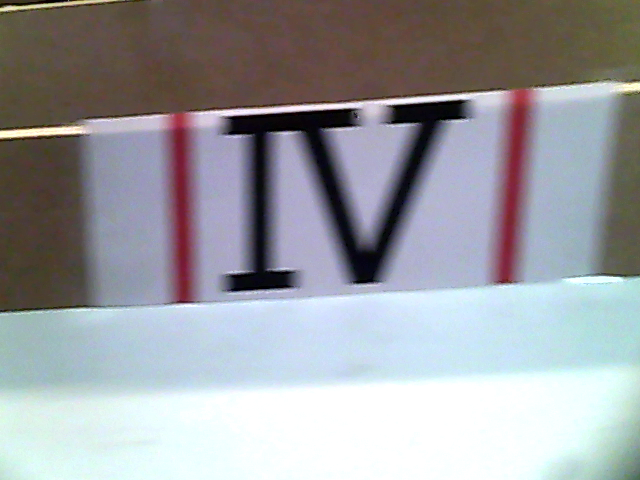
#> input picture RomanNumberDetector/numbers/1.png, 640 x 480 px
$ python -i RomanDetector5.py   (imports and definitions only)   (older library calls are emulated)
#> lines starting #> are read from the running program, lines starting #| are printed output that depends on the picture; after the words box and inside, x2 and y2 are one past the last pixel; in counts of white or black regions, pixels touching at a corner belong together
#> further down, picture is the input picture: shape (480, 640, 3); mean B, G, R 161.1, 156.7, 155.1
### RomanNumberDetector/crop.py
import cv2
import numpy as np
import os, os.path
import time

def order_points(pts):
    # initialzie a list of coordinates that will be ordered
    # such that the first entry in the list is the top-left,
    # the second entry is the top-right, the third is the
    # bottom-right, and the fourth is the bottom-left
    rect = np.zeros((4, 2), dtype="float32")

    # the top-left point will have the smallest sum, whereas
    # the bottom-right point will have the largest sum
    s = pts.sum(axis=1)
    rect[0] = pts[np.argmin(s)]
    rect[2] = pts[np.argmax(s)]

    # now, compute the difference between the points, the
    # top-right point will have the smallest difference,
    # whereas the bottom-left will have the largest difference
    diff = np.diff(pts, axis=1)
    rect[1] = pts[np.argmin(diff)]
    rect[3] = pts[np.argmax(diff)]

    # return the ordered coordinates
    return rect


def four_point_transform(image, pts):
    # obtain a consistent order of the points and unpack them
    # individually
    rect = order_points(pts)
    (tl, tr, br, bl) = rect

    # compute the width of the new image, which will be the
    # maximum distance between bottom-right and bottom-left
    # x-coordiates or the top-right and top-left x-coordinates

    widthA = np.sqrt(((br[0] - bl[0]) ** 2) + ((br[1] - bl[1]) ** 2))
    widthB = np.sqrt(((tr[0] - tl[0]) ** 2) + ((tr[1] - tl[1]) ** 2))
    maxWidth = max(int(widthA), int(widthB))

    # compute the height of the new image, which will be the
    # maximum distance between the top-right and bottom-right
    # y-coordinates or the top-left and bottom-left y-coordinates
    heightA = np.sqrt(((tr[0] - br[0]) ** 2) + ((tr[1] - br[1]) ** 2))
    heightB = np.sqrt(((tl[0] - bl[0]) ** 2) + ((tl[1] - bl[1]) ** 2))
    maxHeight = max(int(heightA), int(heightB))

    # now that we have the dimensions of the new image, construct
    # the set of destination points to obtain a "birds eye view",
    # (i.e. top-down view) of the image, again specifying points
    # in the top-left, top-right, bottom-right, and bottom-left
    # order
    dst = np.array([
        [0, 0],
        [maxWidth - 1, 0],
        [maxWidth - 1, maxHeight - 1],
        [0, maxHeight - 1]], dtype="float32")

    # compute the perspective transform matrix and then apply it
    M = cv2.getPerspectiveTransform(rect, dst)
    warped = cv2.warpPerspective(image, M, (maxWidth, maxHeight))

    # return the warped image
    return warped


class ColorFilter():
    frame = ''
    hsv = ''
    mask = ''
    res  = ''
    blurred = ''
    closing = ''

    l_black = np.array([0, 0, 0])
    u_black = np.array([220, 50, 100])

    # lower mask (0-10)
    lower_red = np.array([0, 100, 10])
    upper_red = np.array([10, 255, 255])

    # upper mask (170-180)
    lower_red = np.array([170, 100, 100])
    upper_red = np.array([179, 255, 255])

    def __init__(self, frame):
        self.frame = frame

    def resizeImg(self):
        self.frame = cv2.resize(self.frame, (400, 400))

    def filterRed(self):
        self.hsv = cv2.cvtColor(self.frame, cv2.COLOR_BGR2HSV)
        mask0 = cv2.inRange(self.hsv, self.lower_red, self.upper_red)
        mask1 = cv2.inRange(self.hsv, self.lower_red, self.upper_red)
        mask = mask0 + mask1
        red_hue_image = cv2.addWeighted(mask0, 1.0, mask1, 1.0, 0.0)
        test = cv2.GaussianBlur(red_hue_image, (9, 9), 0)

        self.mask = red_hue_image

        self.res = cv2.bitwise_and(self.frame, self.frame, mask=self.mask)

    # [4 lines left out: function filterBlack, not called in this run]

    def closing(self, img):
        kernel = np.ones((15,15),np.uint8)
        self.closing = cv2.morphologyEx(img, cv2.MORPH_CLOSE, kernel)

    def smothAndBlur(self, which):
        self.blurred = cv2.GaussianBlur(which, (5, 5), 0)

    def showImg(self, WindowName ,which):
        cv2.imshow(WindowName, which)

class ShapeDetecter():
    frame = ''
    mask = ''
    cnts = 0

    x1 = 0
    x2 = 0

    y1 = 0
    y2 = 0

    radius1 = 0
    radius2 = 0

    pts = 0

    def __init__(self, frame, mask):
        self.frame = frame
        self.mask = mask

    def analyse(self):
        frame = cv2.cvtColor(self.frame, cv2.COLOR_BGR2GRAY)
        dst = cv2.fastNlMeansDenoising(frame, None, 20, 7, 21)
        dst = cv2.bilateralFilter(dst, 9, 75, 75)
        #frame = cv2.GaussianBlur(dst, (5, 5), 0)
        ret, thresh = cv2.threshold(dst, 0, 255, cv2.THRESH_BINARY + cv2.THRESH_OTSU)
        #thresh = cv2.adaptiveThreshold(dst, 255, cv2.ADAPTIVE_THRESH_MEAN_C, \
        #                            cv2.THRESH_BINARY, 11, 2)
        #thresh = cv2.adaptiveThreshold(dst, 255, cv2.ADAPTIVE_THRESH_GAUSSIAN_C, \
        #                      cv2.THRESH_BINARY, 11, 2)

        self.frame = thresh

        # cv2.imshow("closing", thresh)

        kernel = np.ones((5, 5), np.uint8)

        #same as in RomanDetector 5 for redBars
        opening = cv2.morphologyEx(self.mask, cv2.MORPH_OPEN, kernel, iterations=1)
        closing = cv2.morphologyEx(opening, cv2.MORPH_CLOSE, kernel, iterations=5)

        blur = cv2.GaussianBlur(closing, (5, 5), 0)
        ret, thresh = cv2.threshold(blur, 0, 255, cv2.THRESH_BINARY + cv2.THRESH_OTSU)

        edges = cv2.Canny(blur, ret / 2, ret)
        edges = cv2.dilate(edges, kernel, iterations=3)
        edges = cv2.morphologyEx(edges, cv2.MORPH_CLOSE, kernel, iterations=5)

        # Get Contours
        _, contours, hierarchy = cv2.findContours(edges, cv2.RETR_TREE, cv2.CHAIN_APPROX_SIMPLE)

        #### change between 1 - 5
        if len(contours) > 1:
            areaArray = []

            for i, c in enumerate(contours):
                area = cv2.contourArea(c)
                areaArray.append(area)

            sorteddate = sorted(zip(areaArray, contours), key=lambda x: x[0], reverse=True)

            largestcontour = sorteddate[0][1]
            secondlagestcontour = sorteddate[1][1]

            # find minimum area
            rect = cv2.minAreaRect(largestcontour)
            # calculate coordinates of the minimum area rectangle
            box = cv2.boxPoints(rect)
            # normalize coordinates to integers
            box_1 = np.int0(box)

            (x, y), radius = cv2.minEnclosingCircle(largestcontour)
            # cast to integers
            center = (int(x), int(y))
            self.x1 = x
            self.y1 = y
            radius = int(radius)
            self.radius1 = radius

            # find minimum area
            rect = cv2.minAreaRect(secondlagestcontour)
            # calculate coordinates of the minimum area rectangle
            box = cv2.boxPoints(rect)
             # normalize coordinates to integers
            box_2 = np.int0(box)

            # calculate center and radius of minimum enclosing circle
            (x, y), radius = cv2.minEnclosingCircle(secondlagestcontour)
            # cast to integers
            center = (int(x), int(y))
            self.x2 = x
            self.y2 = y
            radius = int(radius)
            self.radius2 = radius

            box_1 = order_points(box_1)
            box_2 = order_points(box_2)

            if(self.x2 > self.x1):
                tl = box_1[1]
                bl = box_1[2]
                tr = box_2[0]
                br = box_2[3]

            else:
                tl = box_2[1]
                bl = box_2[2]
                tr = box_1[0]
                br = box_1[3]

            pts = np.vstack((tl,tr,bl,br)).squeeze()

            warped = four_point_transform(self.frame, pts)

            blur = cv2.GaussianBlur(warped, (5, 5), 0)
            ret, thresh = cv2.threshold(blur, 127, 255, cv2.THRESH_BINARY_INV + cv2.THRESH_OTSU)

            height, width = thresh.shape

            #thresh = cv2.resize(thresh, (2 * width, 2 * height), interpolation=cv2.INTER_CUBIC)

            thresh = thresh[10:height-10, 10:width-10]

            height, width = thresh.shape

            #cv2.imshow("thresh", thresh)

            im2, contours, hierarchy = cv2.findContours(thresh, cv2.RETR_TREE, cv2.CHAIN_APPROX_SIMPLE)

            # only keep the largest contours
            contours = sorted(contours, key=cv2.contourArea, reverse=True)[:1]

            for c in contours:
                rect = cv2.boundingRect(c)
                rect = cv2.minAreaRect(c)
                box = cv2.boxPoints(rect)
                box = np.int0(box)

                #(x, y), radius = cv2.minEnclosingCircle(c)

                c = max(contours, key=cv2.contourArea)

                try:
                    yStart = np.amin(c, axis=0)[0][1]
                    yEnd = np.amax(c, axis=0)[0][1]

                    #xStart = np.amin(c, axis=0)[0][0]
                    #xEnd = np.amax(c, axis=0)[0][0]
                except:
                    yStart = 0
                    yEnd = 0
                    xStart = 0
                    xEnd = 0

            try:
                pts1 = np.float32([[40, yStart], [width-40, yStart], [40, yEnd], [width-40, yEnd]])
                pts2 = np.float32([[0, 0], [width*2, 0], [0, 400], [width*2, 400]])
                M = cv2.getPerspectiveTransform(pts1, pts2)
                warped = cv2.warpPerspective(thresh, M, (width*2, 400))

            except:
                warped = warped

            kernel = np.ones((5, 5), np.uint8)
            opening = cv2.morphologyEx(warped, cv2.MORPH_OPEN, kernel, iterations = 1)
            closing = cv2.morphologyEx(opening, cv2.MORPH_CLOSE, kernel, iterations = 1)
            #erosion = cv2.erode(closing, kernel, iterations=1)

            i = time.clock()
            ##test
            path = os.path.join(os.path.dirname(os.path.realpath(__file__)), "numbers")
            completePath = path + "/" + str(i) + ".tiff"

            #store in folder
            #cv2.imwrite(completePath, closing)

            #cv2.imshow("closing", closing)

            return closing

### RomanNumberDetector/analyse.py
#analyse the cropped Images

import cv2
from RomanNumberDetector import roi_number

def countConnectedComponents(img):
    # You need to choose 4 or 8 for connectivity type
    connectivity = 8
    # Perform the operation
    output = cv2.connectedComponentsWithStats(img, connectivity, cv2.CV_32S)
    # Get the results
    # The first cell is the number of labels
    num_labels = output[0]

    #also counts the background, so -1
    count = num_labels -1
    countedComponents.append(count)

countedComponents = []

def analyseNumber(image):
    countedComponents.clear()

    ###roi
    crop_Array = []
    crop_Array = roi_number.cropNumber(image)

    try:
        countConnectedComponents(crop_Array[0])
        countConnectedComponents(crop_Array[1])
        countConnectedComponents(crop_Array[2])
        countConnectedComponents(crop_Array[3])

        print(countedComponents)

        if (countedComponents[1] == 3 and countedComponents[3] == 2):
            #print(4)
            return 4
        elif (countedComponents[1] == 3 and countedComponents[2] == 3):
            #print(3)
            return 3
        elif (countedComponents[0] == 2 and countedComponents[1] == 2 and countedComponents[2] == 2 and countedComponents[3] == 2) or (countedComponents[0] == 1 and countedComponents[1] == 2 and countedComponents[2] == 2 and countedComponents[3] == 1):
            #print(2)
            return 2
        elif (countedComponents[0] == 2 and countedComponents[1] == 2 and countedComponents[3] == 1):
            #print(5)
            return 5
        elif (countedComponents[1] == 1 and countedComponents[2] == 1):
            #print(1)
            return 1
        else:
            return 0

    except:
        return 0

### RomanNumberDetector/roi_number.py
import cv2
import numpy as np

def cropNumber(image):
    #im = cv2.imread(image)
    im = image
    #imgray = cv2.cvtColor(im, cv2.COLOR_BGR2GRAY)
    ret, thresh = cv2.threshold(im, 127, 255, 0)
    im2, contours, hierarchy = cv2.findContours(thresh, cv2.RETR_TREE, cv2.CHAIN_APPROX_SIMPLE)

    #only keep the largest contours
    contours = sorted(contours, key=cv2.contourArea, reverse=True)[:1]

    for c in contours:
        rect = cv2.boundingRect(c)
        rect = cv2.minAreaRect(c)
        box = cv2.boxPoints(rect)
        box = np.int0(box)

        (x, y), radius = cv2.minEnclosingCircle(c)

        c = max(contours, key=cv2.contourArea)

        # get min and max corrdinates
        yStart = np.amin(c, axis=0)[0][1]
        yEnd = np.amax(c, axis=0)[0][1]

        h_new = yEnd - yStart

    try:
        _ ,width = im.shape
    except:
        width = 0

    cropArray = []

    try:
        cropImg_top_top = im[(int)(yStart):(int)(yEnd - 3 * h_new / 4), 0:width]

        cropImg_top = im[(int)(yStart + h_new / 4):(int)(yEnd - h_new / 2), 0:width]

        cropImg_bottom = im[(int)(yStart + h_new / 2):(int)(yEnd - h_new / 4), 0:width]
        cropImg_bottom_bottom = im[((int)(yStart + (int)(3 * h_new / 4))):(yEnd), 0:width]

        cropArray.append(cropImg_top_top)
        cropArray.append(cropImg_top)
        cropArray.append(cropImg_bottom)
        cropArray.append(cropImg_bottom_bottom)

        # [4 lines of commented-out code are left out]

        return cropArray

    except:
        return cropArray

### RomanNumberDetector/RomanDetector5.py
#OpenCV3
#21.05.17
#main

import cv2
import numpy as np
from RomanNumberDetector import crop, analyse

import sys

sys.path.append(".") # make script callable from project directory
sys.path.append("..") # make script callable from bin directory

class RomanDetector5():

    frame = None
    cropped = []
    detectedNumber = []
    hasCharacterBeenEvaluated = False

    detectedRomanBars = []

    '''
    To be called for Number
    '''
    def startNumberDetection(self, frame):
        self.frame = frame
        return self.capture(self.frame)

    '''
    Search for 2 RedBars and take a picture
    when the first picture is taken, set timeout
    after 5 pictures taken or 2 seconds return
    '''
    def capture(self,frame):
        self.detectedRomanBars.clear()

        if not self.hasCharacterBeenEvaluated:
            hsv = cv2.cvtColor(frame, cv2.COLOR_BGR2HSV)
#> hsv: shape (480, 640, 3); mean H, S, V 78.9, 51.3, 171.2
            # define range of red color in HSV

            # lower mask (0-10)
            lower_red = np.array([0, 100, 10])
            upper_red = np.array([10, 255, 255])
            mask0 = cv2.inRange(hsv, lower_red, upper_red)
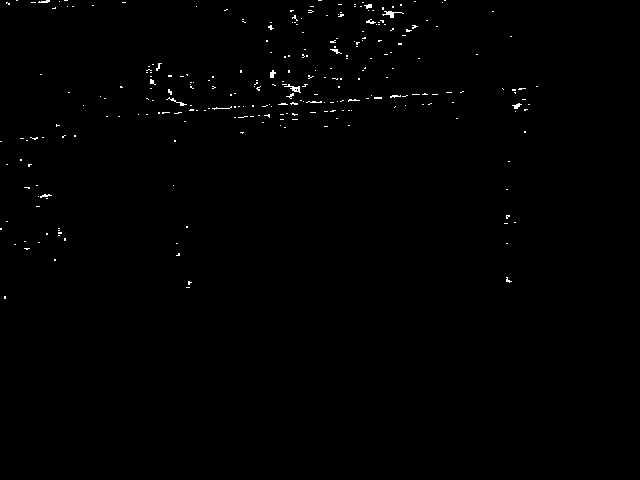
#> mask0: shape (480, 640); 0.49% white in thin lines or dots, all inside (x1, y1, x2, y2) = (0, 0, 538, 299)

            # upper mask (170-180)
            lower_red = np.array([170, 100, 100])
            upper_red = np.array([179, 255, 255])
            mask1 = cv2.inRange(hsv, lower_red, upper_red)
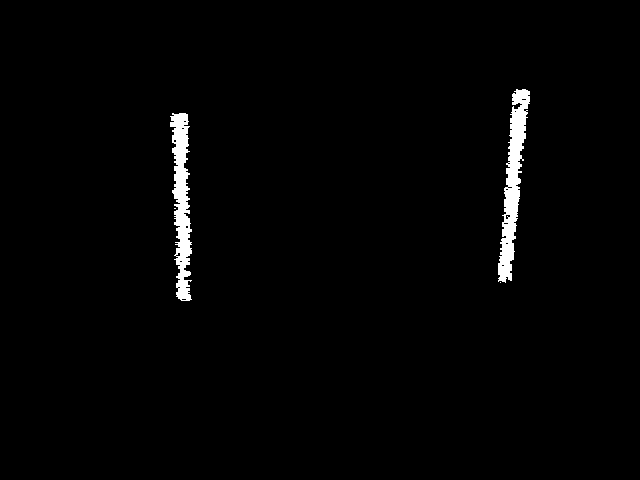
#> mask1: shape (480, 640); 1.6% white; 4 white regions (2 under 20 px), largest, box (x1, y1, x2, y2) and area: (498, 89, 530, 283) 2588, (170, 113, 192, 301) 2418

            # Combine Masks
            mask = mask0 + mask1
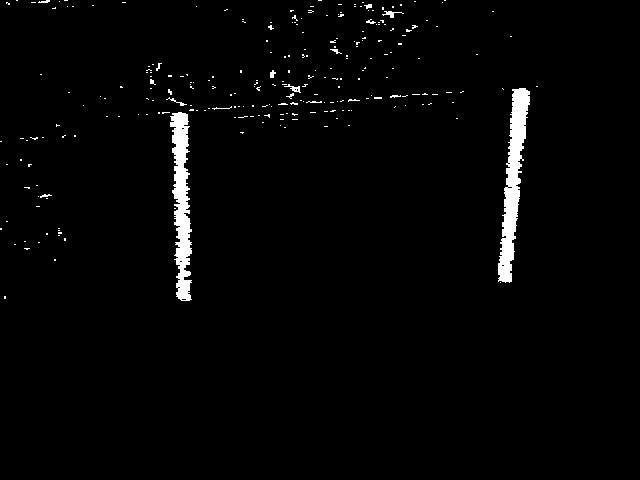
#> mask: shape (480, 640); 2.1% white; 248 white regions (232 under 20 px), largest, box (x1, y1, x2, y2) and area: (498, 88, 530, 283) 2696, (170, 112, 192, 301) 2462, (382, 11, 404, 18) 58
            red_hue_image = cv2.addWeighted(mask0, 1.0, mask1, 1.0, 0.0)

            kernel = np.ones((5, 5), np.uint8)
            opening = cv2.morphologyEx(red_hue_image, cv2.MORPH_OPEN, kernel, iterations = 2)
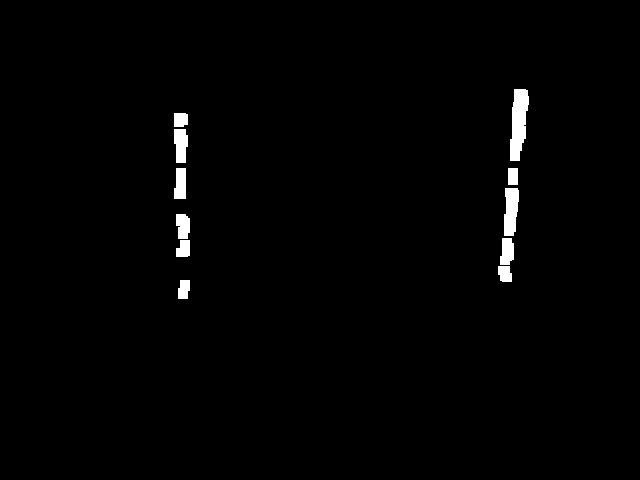
#> opening: shape (480, 640); 1.3% white; 11 white regions, largest, box (x1, y1, x2, y2) and area: (510, 89, 529, 161) 970, (504, 188, 519, 236) 590, (174, 129, 188, 163) 394
            #closing = cv2.morphologyEx(opening, cv2.MORPH_CLOSE, kernel, iterations = 5)

            blur = cv2.GaussianBlur(opening, (5, 5), 0)
            ret, thresh = cv2.threshold(blur, 0, 255, cv2.THRESH_BINARY + cv2.THRESH_OTSU)
#> thresh: shape (480, 640); 1.3% white; 9 white regions, largest, box (x1, y1, x2, y2) and area: (510, 89, 529, 161) 977, (504, 188, 519, 236) 592, (498, 238, 514, 282) 522
#> ret = 110

            edges = cv2.Canny(blur, ret / 2, ret)
#> edges: shape (480, 640); 0.28% white in thin lines or dots, all inside (x1, y1, x2, y2) = (173, 88, 529, 299)
            edges = cv2.dilate(edges, kernel, iterations=3)
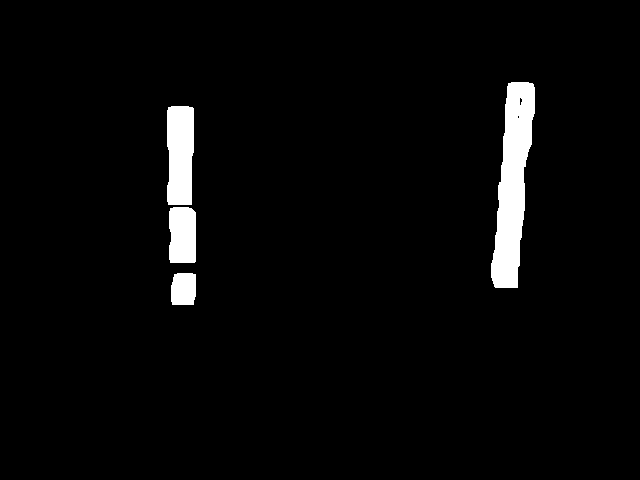
#> edges: shape (480, 640); 3.3% white; 4 white regions, box (x1, y1, x2, y2) and area: (491, 82, 535, 288) 5449, (167, 106, 194, 205) 2486, (169, 207, 196, 263) 1458, (171, 273, 196, 305) 753
            edges = cv2.morphologyEx(edges, cv2.MORPH_CLOSE, kernel, iterations=10)
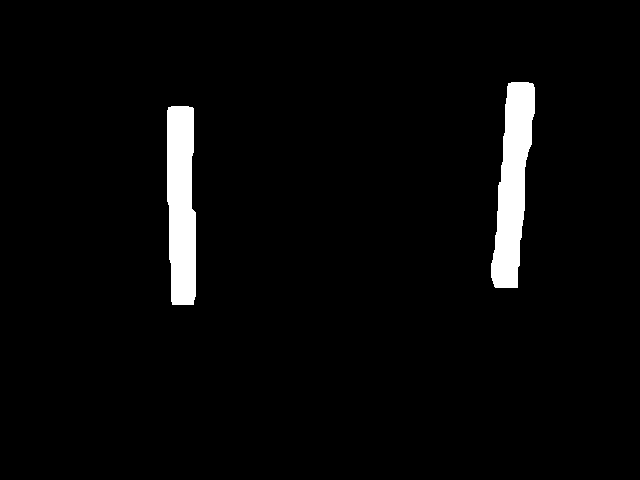
#> edges: shape (480, 640); 3.5% white; 2 white regions

            # Get Contours
            _, contours, hierarchy = cv2.findContours(edges, cv2.RETR_TREE, cv2.CHAIN_APPROX_SIMPLE)
#> contours = 2 contours; box (x1, y1, x2, y2) and area: (491, 82, 535, 288) 5256, (167, 106, 196, 305) 4910
            barCount = 0

            # cv2.imshow('test', edges)

            # cv2.drawContours(frame, contours, -1, (0, 255, 0), 3)
            rectangleList = []

            # Loop Through Found contours
            for foundRectangle in contours:
                if barCount <= 2:

                    area = cv2.contourArea(foundRectangle)

                    # calculate center and radius of minimum enclosing circle
                    (x, y), radius = cv2.minEnclosingCircle(foundRectangle)

                    approxDistance = cv2.arcLength(foundRectangle, True) * 0.02
                    approxCurve = cv2.approxPolyDP(foundRectangle, approxDistance, True)

                    #TODO: check Values
                    # Only look for rectangles
                    if (area > 1000):
                        rect = cv2.boundingRect(approxCurve)
                        #print(area)
                        # Only save Rectangles with height of 200+ or radius of 100+
                        if radius >= 80 or rect[3] >= 120:
                        #if rect[3] >= 200:
                            rectangleList.append(rect)
                            barCount += 1
#> this loop made 2 passes
#> (area, x, y, radius, approxDistance, approxCurve, rect, barCount) on passes 1 to 2: (4910.5, 182, 205, 99.61, 8.92, [[171, 106], [171, 301], [193, 304], [193, 108]], (171, 106, 23, 199), 1), (5256.5, 511.5, 184.5, 103.8, 9.44, [[528, 82], [507, 86], [495, 287], [517, 287]], (495, 82, 34, 206), 2)
#> after the loop, barCount = 2; rectangleList = [(171, 106, 23, 199), (495, 82, 34, 206)]

            # Only if exactly 2 Red bars were found, save them to the Picture array
            if barCount == 2:

                print('found ')

                self.detectedRomanBars.append(frame)

                return self.crop()


    '''
    This function will perform several operations on every image taken from folder numbers.
    The main goal is to calculate 4 inner coordinates for a picture resize without the RedBars.
    LeftBar (topLeft, bottomRight), RightBar (TopLeft, BottomLeft)
    The cropped images are finally stored in an array
    Further descriptions in crop.py
    '''
    def crop(self):

        self.cropped.clear()

        for image in self.detectedRomanBars:
            img = image

            colorFilter = crop.ColorFilter(img)
            colorFilter.filterRed()
            colorFilter.closing(colorFilter.mask)
            # colorFilter.showImg('closing',colorFilter.closing)
            shapeD = crop.ShapeDetecter(img, colorFilter.closing)
            self.cropped.append(shapeD.analyse())

            return self.analyse()
#> this loop made 1 pass
#> pass 1, in closing, `self.closing = cv2.morphologyEx(img, cv2.MORPH_CLOSE, kernel)`:
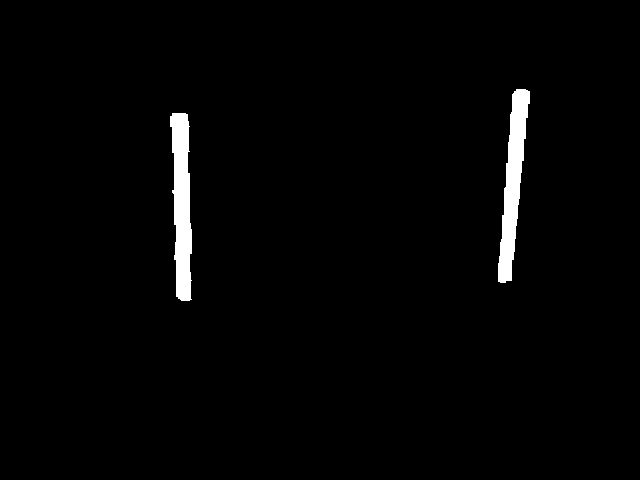
#> self.closing: shape (480, 640); 1.9% white; 2 white regions, box (x1, y1, x2, y2) and area: (170, 113, 192, 301) 2972, (498, 89, 530, 283) 2953

    '''
    This function analyses all available cropped pictures in cropped array.
    '''
    def analyse(self):

        self.detectedNumber.clear()

        #return analyse.analyseNumber(self.cropped[0])

        for abc in self.cropped:
            self.detectedNumber.append(analyse.analyseNumber(abc))

        #print(self.detectedNumber)

        for abc in self.detectedNumber:

            if (abc == 1):
                return 1
            if (abc == 2):
                return 2
            if (abc == 3):
                return 3
            if (abc == 4):
                return 4
            if (abc == 5):
                return 5

        return 0

>>> import cv2
>>> picture = cv2.imread('numbers/1.png')
>>> result = RomanDetector5().startNumberDetection(picture)
#> result = 4
